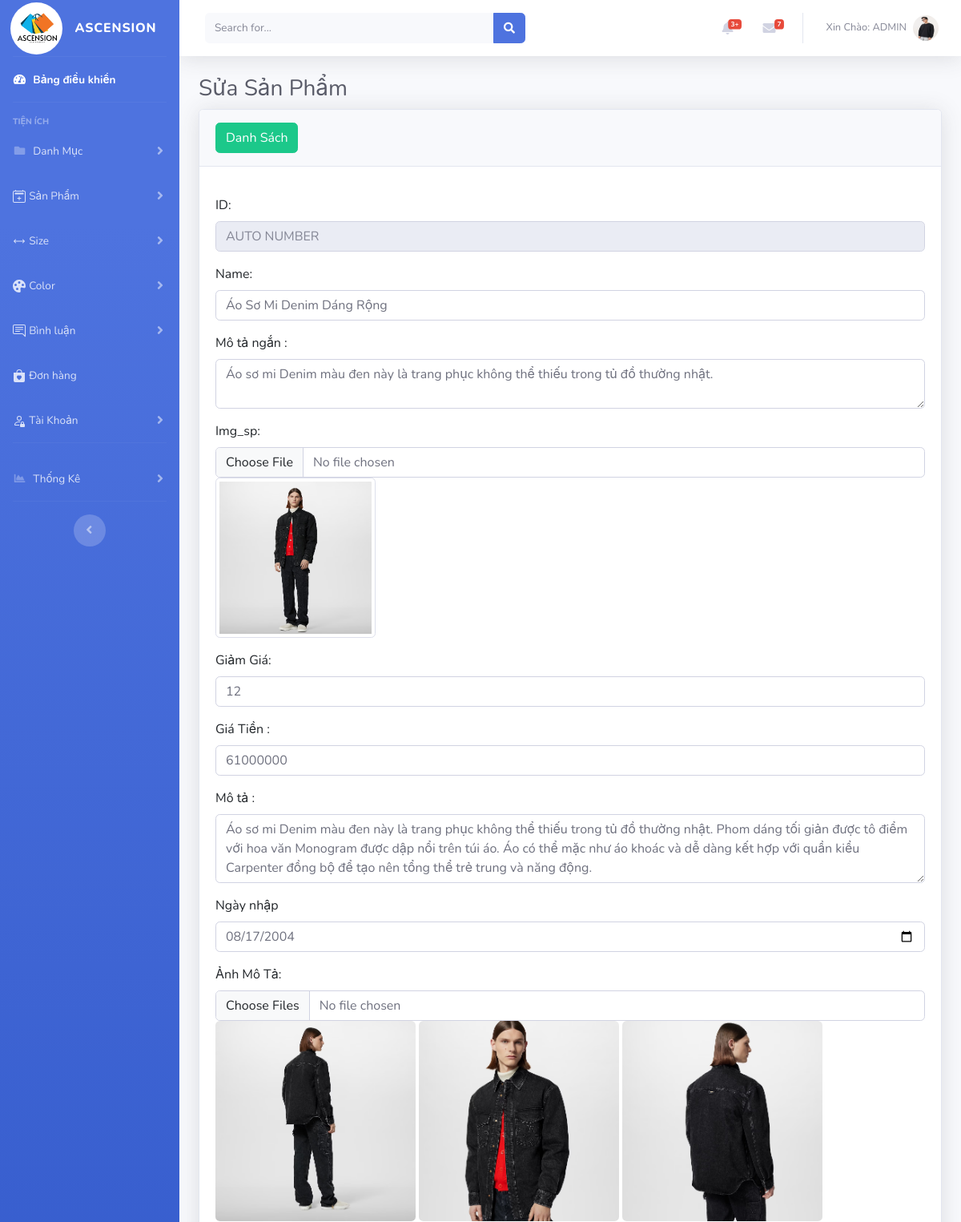
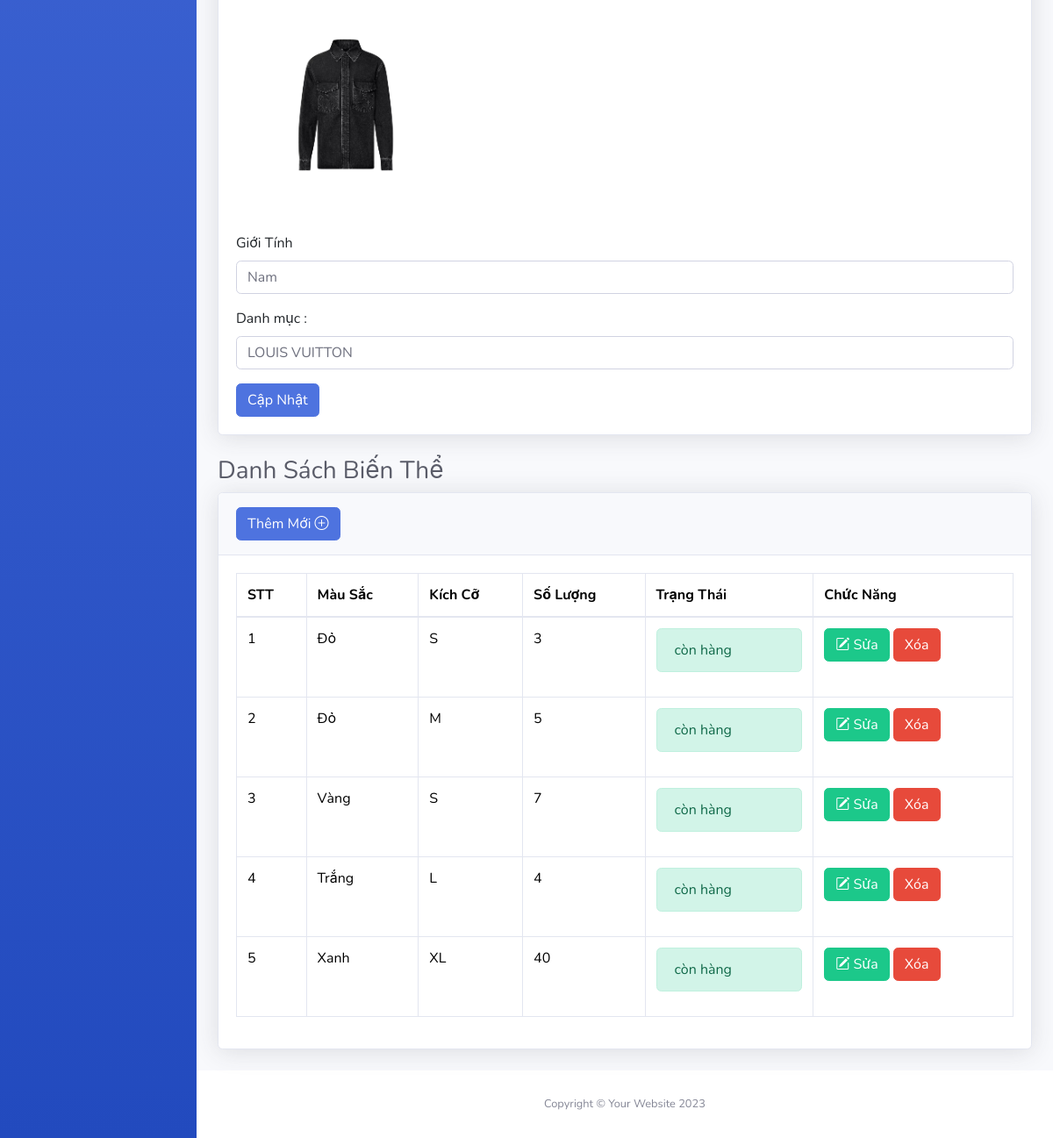
Screenshot of /admin/index.php?act=editsp&idsp=7 (signed in) with the database file from the repository (2 pictures, top to bottom).
### tables this page shows
CREATE TABLE `sanpham` (
  `id_sp` int(11) NOT NULL,
  `name_sp` varchar(255) NOT NULL,
  `mo_ngan` text NOT NULL,
  `image_sp` varchar(300) NOT NULL,
  `giam_gia` int(2) DEFAULT 0,
  `gia` int(11) NOT NULL,
  `mo_ta` text NOT NULL,
  `ngay_nhap` date NOT NULL,
  `view` int(11) DEFAULT 0,
  `gioi_tinh` tinyint(4) NOT NULL,
  `id_dm` int(11) NOT NULL
);

CREATE TABLE `img_sp` (
  `id_img` int(11) NOT NULL,
  `id_sp` int(11) NOT NULL,
  `img_url` text NOT NULL
);

CREATE TABLE `danhmuc` (
  `id_dm` int(11) NOT NULL,
  `name_dm` varchar(255) NOT NULL,
  `trang_thai` tinyint(2) NOT NULL DEFAULT 0
);

CREATE TABLE `sanpham_bienthe` (
  `id_spbt` int(11) NOT NULL,
  `id_color` int(11) NOT NULL,
  `id_size` int(11) NOT NULL,
  `id_sp` int(11) NOT NULL,
  `soluong` int(11) NOT NULL DEFAULT 0
);

CREATE TABLE `color` (
  `id_color` int(11) NOT NULL,
  `name_color` varchar(255) NOT NULL,
  `mau` varchar(255) NOT NULL
);

CREATE TABLE `size` (
  `id_size` int(11) NOT NULL,
  `name_size` varchar(255) NOT NULL
);

### model/pdo.php (called while the page is built, shortened)
<?php
function pdo_get_connection(){
    $dburl = "mysql:host=127.0.0.1;dbname=duan1;charset=utf8";
    $username = 'root';
    $password = '';
    $conn = new PDO($dburl, $username, $password);
    $conn->setAttribute(PDO::ATTR_ERRMODE, PDO::ERRMODE_EXCEPTION);
    return $conn;
}
function pdo_query($sql){
    $sql_args = array_slice(func_get_args(), 1);
    try{
        $conn = pdo_get_connection();
        $stmt = $conn->prepare($sql);
        $stmt->execute($sql_args);
        $rows = $stmt->fetchAll();
        return $rows;
    }
    catch(PDOException $e){
        throw $e;
    }
    finally{
        unset($conn);
    }
}
function pdo_query_one($sql){
    $sql_args = array_slice(func_get_args(), 1);
    try{
        $conn = pdo_get_connection();
        $stmt = $conn->prepare($sql);
        $stmt->execute($sql_args);
        $row = $stmt->fetch(PDO::FETCH_ASSOC);
        return $row;
    }
    catch(PDOException $e){
        throw $e;
    }
    finally{
        unset($conn);
    }
}

### model/sanpham.php (called while the page is built, shortened)
<?php
function load_sanpham_one($id)
{
  $sql = "SELECT * FROM sanpham WHERE id_sp = $id";
  $sp =   pdo_query_one($sql);
  return $sp;
}
function load_img($id)
{
  $sql = " SELECT * FROM img_sp WHERE id_sp='$id'";
  $img = pdo_query($sql);
  return $img;
}
function load_sanphambt_all($id)
{
  $sql = "SELECT * FROM `sanpham_bienthe` JOIN color ON sanpham_bienthe.id_color = color.id_color JOIN size ON size.id_size = sanpham_bienthe.id_size
  WHERE id_sp = $id GROUP BY id_spbt ASC;";
  $sp =   pdo_query($sql);
  return $sp;
}

### model/danhmuc.php (called while the page is built, shortened)
<?php
function LoadAll_DM()
{
  $sql = "SELECT * FROM danhmuc ";
  $dm = pdo_query($sql);
  return $dm;
}

### admin/sanpham/edit.php (the view, shortened to what this page needs)
<div class="container-fluid">
    <h1 class="h3 mb-2 text-gray-800">Sửa Sản Phẩm </h1>
    <div class="card shadow mb-4">
        <div class="card-header py-3">
            <a class="btn btn-success" href="?act=listsp">Danh Sách</a>
        </div>
        <div class="card-body">
            <form action="?act=upsp" enctype="multipart/form-data" method="post">
                <div class="mb-3 mt-3">
                    <label for="email" class="form-label">ID:</label>
                    <input class="form-control" placeholder="AUTO NUMBER" readonly>
                </div>
                <div class="mb-3">
                    <label for="pwd" class="form-label">Name:</label>
                    <input type="text" class="form-control" id="pwd" value="<?= $sanpham['name_sp'] ?>" placeholder="Tên Tên Sản Phẩm" name="name" required>
                </div>
                <div class="mb-3">
                <label for="exampleFormControlTextarea1">Mô tả ngắn : </label>
                    <textarea class="form-control" id="exampleFormControlTextarea1" rows="2" name="mo_ta_n"><?= $sanpham['mo_ngan'] ?></textarea>
                </div>
                <div class="mb-3 mt-3">
                    <label for="email" class="form-label">Img_sp:</label>
                    <input class="form-control" type="file" name="img_sp">
                    <img src="../assets/uploads/<?= $sanpham['image_sp'] ?>" class="img-thumbnail" alt="" width="200">
                </div>
                <div class="mb-3 mt-3">
                    <label for="email" class="form-label">Giảm Giá:</label>
                    <input class="form-control" value="<?= $sanpham['giam_gia'] ?>" type="text" name="giam_gia" value="0">
                </div>
                <div class="mb-3 mt-3">
                    <label for="email" class="form-label">Giá Tiền :</label>
                    <input class="form-control" value="<?= $sanpham['gia'] ?>" type="text" name="gia" value="0">
                </div>
                <div class="form-group">
                    <label for="exampleFormControlTextarea1">Mô tả : </label>
                    <textarea class="form-control" id="exampleFormControlTextarea1" rows="3" name="mo_ta"><?= $sanpham['mo_ta'] ?></textarea>
                </div>
                <div class="mb-3">
                    <label for="exampleInputPassword1" class="form-label">Ngày nhập</label>
                    <input type="date" name="date" value="<?= $sanpham['ngay_nhap'] ?>" class="form-control" id="exampleInputPassword1">
                </div>
                <div class="mb-3 mt-3">
                    <label for="email" class="form-label">Ảnh Mô Tả:</label>
                    <input class="form-control" type="file" name="img_mota[]" multiple="multiple">
                    <?php foreach ($img as $key => $value) : ?>
                        <img src="../assets/uploads/<?= $value['img_url'] ?>" class="rounded" alt="Cinque Terre" width="250">
                    <?php endforeach ?>
                </div>
                <div class="mb-3">
                    <label for="exampleInputPassword1" class="form-label">Giới Tính</label>
                    <select class="form-control" aria-label="Default select example" name="gt">
                        <option value="1" <?= ($sanpham['gioi_tinh']) == 1 ? 'selected' : '' ?>>Nam</option>
                    </select>
                </div>
                <div class="mb-3">
                    <label for="exampleInputPassword1" class="form-label">Danh mục : </label>
                    <select class="form-control" aria-label="Default select example" name="dm">
                        <?php foreach ($danhmuc as $key => $value) : ?>
                            <option value="<?= $value['id_dm'] ?>" <?= ($sanpham['id_dm']) == $value['id_dm'] ? 'selected' : '' ?>><?= $value['name_dm'] ?></option>
                        <?php endforeach ?>
                    </select>
                </div>
                <input type="submit" class="btn btn-primary" value="Cập Nhật" name="gui">
            </form>
        </div>
    </div>
    <h1 class="h3 mb-2 text-gray-800">Danh Sách Biến Thể </h1>
    <div class="card shadow mb-4">
        <div class="card-header py-3">
            <button class="btn btn-primary" data-bs-toggle="modal" data-bs-target="#myModal">Thêm Mới <i class="bi bi-plus-circle"></i></button>
        </div>
        <div class="card-body">
            <div class="table-responsive">
                <table class="table table-bordered" id="dataTable" width="100%" cellspacing="0">
                    <thead>
                            <tr>
                                <th>STT</th>
                                <th>Màu Sắc</th>
                                <th>Kích Cỡ</th>
                                <th>Số Lượng</th>
                                <th>Trạng Thái</th>
                                <th>Chức Năng</th>
                            </tr>
                    </thead>
                    <tbody>
                    <?php foreach ($bienthe as $key => $value) : ?>
                            <tr>
                                <td><?=$key + 1 ?></td>
                                <td><?=$value['name_color']?></td>
                                <td><?=$value['name_size']?></td>
                                <td><?=$value['soluong']?></td>
                                <td><?php if($value['soluong'] <= 0 ){
                                    echo "<p class='alert alert-danger' width='50'>hết hàng</p>" ;
                                } else {
                                    echo "<p class='alert alert-success' width='50' > còn hàng</p>" ;
                                } ?></td>
                                <td> <a href="?act=suabt&idsp=<?= $value['id_sp'] ?>&idbt=<?=$value['id_spbt']?>" class="btn btn-success" ><i class="bi bi-pencil-square"></i> Sửa</a>
                                    <a href="?act=xoabt&idsp=<?= $value['id_sp'] ?>&idbt=<?=$value['id_spbt']?>" onclick="return confirm('Bạn có muốn xóa không ?') " class="btn btn-danger">Xóa</a></td>
                            </tr>
                        <?php endforeach ?>
                    </tbody>
                </table>
            </div>
        </div>
    </div>
</div>

### rows the page displays
sanpham: name "Áo Sơ Mi Denim Dáng Rộng", mo_ta_n "Áo sơ mi Denim màu đen này là trang phục không thể thiếu trong tủ đồ thường nhật.", image_sp (picture), giam_gia "12", gia "61000000", mo_ta "Áo sơ mi Denim màu đen này là trang phục không thể thiếu trong tủ đồ thường nhật. Phom dáng tối giản được tô điểm với hoa văn Monogram được dập nổi trên túi áo. Áo có thể mặc như áo khoác và dễ dàng kết hợp với quần kiểu Carpenter đồng bộ để tạo nên tổng thể trẻ trung và năng động.", date "08/17/2004", gt "Nam", dm "LOUIS VUITTON"
img_sp: img_url (picture)
img_sp: img_url (picture)
img_sp: img_url (picture)
img_sp: img_url (picture)
sanpham_bienthe: id_color.name_color "Đỏ", id_size.name_size "S", soluong "3", shows "còn hàng"
sanpham_bienthe: id_color.name_color "Đỏ", id_size.name_size "M", soluong "5", shows "còn hàng"
sanpham_bienthe: id_color.name_color "Vàng", id_size.name_size "S", soluong "7", shows "còn hàng"
sanpham_bienthe: id_color.name_color "Trắng", id_size.name_size "L", soluong "4", shows "còn hàng"
sanpham_bienthe: id_color.name_color "Xanh", id_size.name_size "XL", soluong "40", shows "còn hàng"

### other values shown
$_SESSION['username']['name_tk'] "ADMIN"
